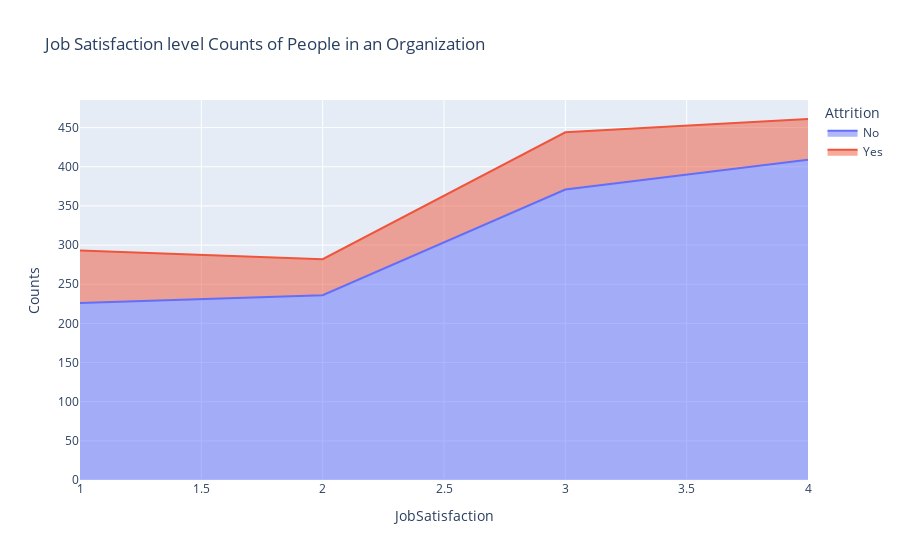

The code cell stored with this chart in its notebook:
### Code cell
job_satisfaction = df.groupby(['JobSatisfaction','Attrition']).apply(lambda x:x['DailyRate'].count()).reset_index(name = 'Counts')
px.area(job_satisfaction,x='JobSatisfaction',y='Counts',color='Attrition',title='Job Satisfaction level Counts of People in an Organization')

### Figure 1 — Plotly figure (JSON) as saved in the notebook; plotly's stock layout.template omitted (floating-point values rounded to 4 significant figures)
{"data": [{"fillpattern": {"shape": ""}, "hovertemplate": "Attrition=No<br>JobSatisfaction=%{x}<br>Counts=%{y}<extra></extra>", "legendgroup": "No", "line": {"color": "#636efa"}, "marker": {"symbol": "circle"}, "mode": "lines", "name": "No", "orientation": "v", "showlegend": true, "stackgroup": "1", "type": "scatter", "x": [1, 2, 3, 4], "xaxis": "x", "y": [226, 236, 371, 409], "yaxis": "y"}, {"fillpattern": {"shape": ""}, "hovertemplate": "Attrition=Yes<br>JobSatisfaction=%{x}<br>Counts=%{y}<extra></extra>", "legendgroup": "Yes", "line": {"color": "#EF553B"}, "marker": {"symbol": "circle"}, "mode": "lines", "name": "Yes", "orientation": "v", "showlegend": true, "stackgroup": "1", "type": "scatter", "x": [1, 2, 3, 4], "xaxis": "x", "y": [67, 46, 73, 52], "yaxis": "y"}], "layout": {"legend": {"title": {"text": "Attrition"}, "tracegroupgap": 0}, "title": {"text": "Job Satisfaction level Counts of People in an Organization"}, "xaxis": {"anchor": "y", "domain": [0, 1], "title": {"text": "JobSatisfaction"}}, "yaxis": {"anchor": "x", "domain": [0, 1], "title": {"text": "Counts"}}}}
